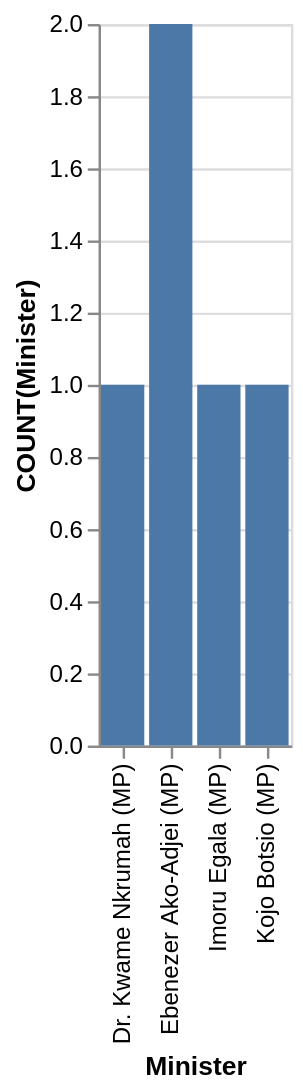

Write the Vega-Lite specification saved for this chart.
### Vega-Lite specification from a JSON file in a GitHub repository (floating-point values rounded to 4 significant figures)
{"data": {"values": [{"x_data": "Dr. Kwame Nkrumah (MP)", "y_data": 1}, {"x_data": "Ebenezer Ako-Adjei (MP)", "y_data": 2}, {"x_data": "Imoru Egala (MP)", "y_data": 1}, {"x_data": "Kojo Botsio (MP)", "y_data": 1}]}, "mark": "bar", "encoding": {"x": {"field": "x_data", "type": "nominal", "title": "Minister", "sort": "ascending"}, "y": {"field": "y_data", "type": "quantitative", "title": "COUNT(Minister)"}}}
